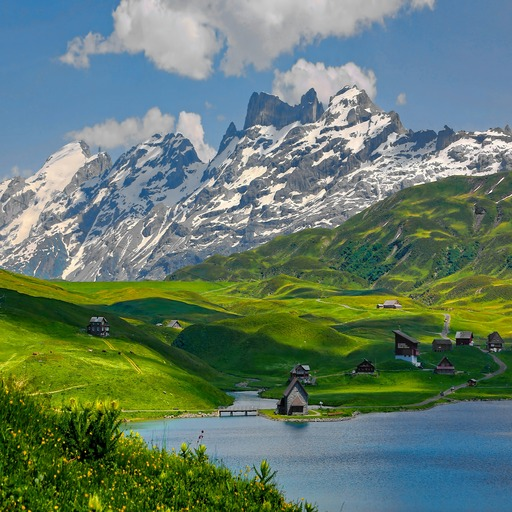
#> input picture ObjectDectction/SSD/background.jpg, 512 x 512 px
$ python make_dataset.py
#> lines starting #> are read from the running program, lines starting #| are printed output that depends on the picture
import os
import cv2
import numpy as np
import random
import json

IMG_SIZE = 512
random.seed(42)
np.random.seed(42)

BACKGROUND_PATH = 'background.jpg'
background_img = cv2.imread(BACKGROUND_PATH)
#> background_img is the input picture: shape (512, 512, 3); mean B, G, R 106.8, 123.5, 99.8
if background_img is None:
    raise FileNotFoundError(f"找不到背景圖檔：{BACKGROUND_PATH}")
background_img = cv2.resize(background_img, (IMG_SIZE, IMG_SIZE))

def generate_image_and_labels(save_dir, img_id):
    img = background_img.copy()
    labels = []

    shapes = ['rectangle', 'circle']
    num_shapes = random.randint(2, 4)

    for _ in range(num_shapes):
        shape = random.choice(shapes)

        if shape == 'rectangle':
            color = (0, 165, 255)  # 橘色 (BGR: 橘)
            w = random.randint(40, 80)
            h = random.randint(40, 80)
            margin = 40
            cx = random.randint(margin, IMG_SIZE - margin)
            cy = random.randint(margin, IMG_SIZE - margin)

            x1 = int(np.clip(cx - w / 2, 0, IMG_SIZE - 1))
            y1 = int(np.clip(cy - h / 2, 0, IMG_SIZE - 1))
            x2 = int(np.clip(cx + w / 2, 0, IMG_SIZE - 1))
            y2 = int(np.clip(cy + h / 2, 0, IMG_SIZE - 1))

            cv2.rectangle(img, (x1, y1), (x2, y2), color, -1)
            labels.append({"class": 1, "bbox": [x1, y1, x2, y2]})

        elif shape == 'circle':
            color = (255, 0, 0)  # 藍色 (BGR: 藍)
            radius = random.randint(20, 40)
            margin = radius + 20
            cx = random.randint(margin, IMG_SIZE - margin)
            cy = random.randint(margin, IMG_SIZE - margin)

            x1 = cx - radius
            y1 = cy - radius
            x2 = cx + radius
            y2 = cy + radius

            cv2.circle(img, (cx, cy), radius, color, -1)
            labels.append({"class": 2, "bbox": [x1, y1, x2, y2]})

    os.makedirs(os.path.join(save_dir, "images"), exist_ok=True)
    os.makedirs(os.path.join(save_dir, "labels"), exist_ok=True)

    img_path = os.path.join(save_dir, "images", f"{img_id:04d}.png")
    label_path = os.path.join(save_dir, "labels", f"{img_id:04d}.json")

    cv2.imwrite(img_path, img)

    for label in labels:
        label["class"] = int(label["class"])
        label["bbox"] = [int(x) for x in label["bbox"]]

    with open(label_path, 'w') as f:
        json.dump(labels, f)

def generate_dataset():
    generate_count = {
        "train": 100,
        "val": 25
    }

    for split, count in generate_count.items():
        save_dir = f"./dataset/{split}"
        for img_id in range(count):
            generate_image_and_labels(save_dir, img_id)
#> this loop made 2 passes
#> pass 1, in generate_image_and_labels, `cv2.imwrite(img_path, img)`:
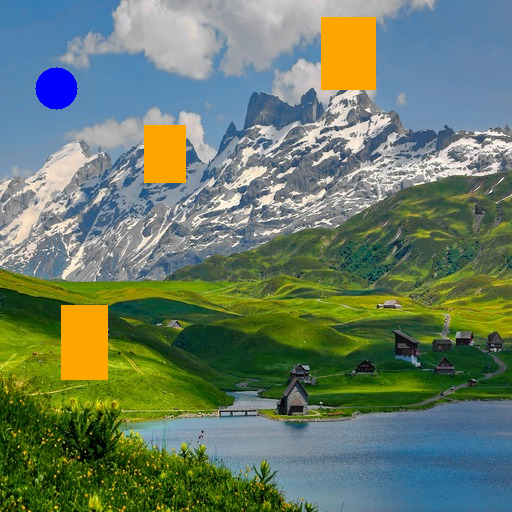
#> saved as 0000.png: shape (512, 512, 3); mean B, G, R 102.9, 124, 104.9
#> pass 1, in generate_image_and_labels (call 2), `cv2.imwrite(img_path, img)`:
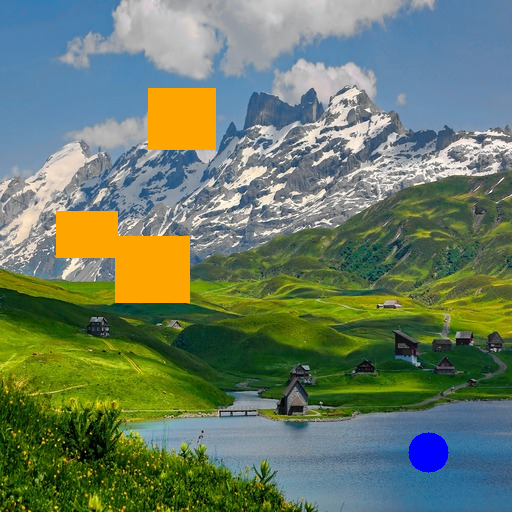
#> saved as 0001.png: shape (512, 512, 3); mean B, G, R 101, 124.1, 105.6
#> pass 1, in generate_image_and_labels (call 3), `cv2.imwrite(img_path, img)`:
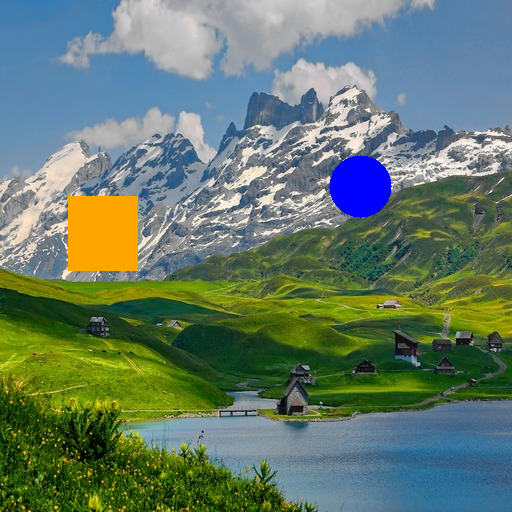
#> saved as 0002.png: shape (512, 512, 3); mean B, G, R 105.1, 122.4, 100.7
#> pass 1, in generate_image_and_labels (call 4), `cv2.imwrite(img_path, img)`:
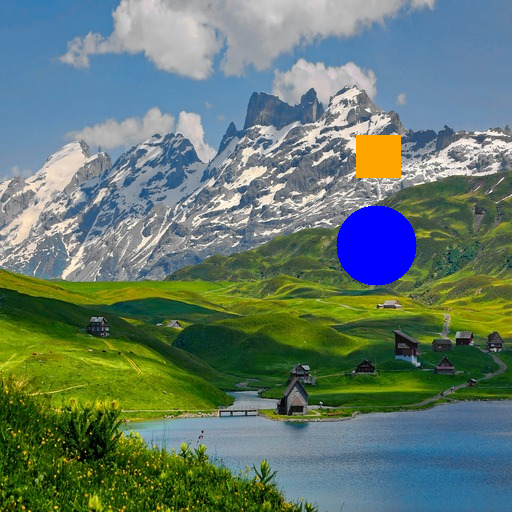
#> saved as 0003.png: shape (512, 512, 3); mean B, G, R 109.2, 121.9, 99.4

if __name__ == "__main__":
    generate_dataset()
